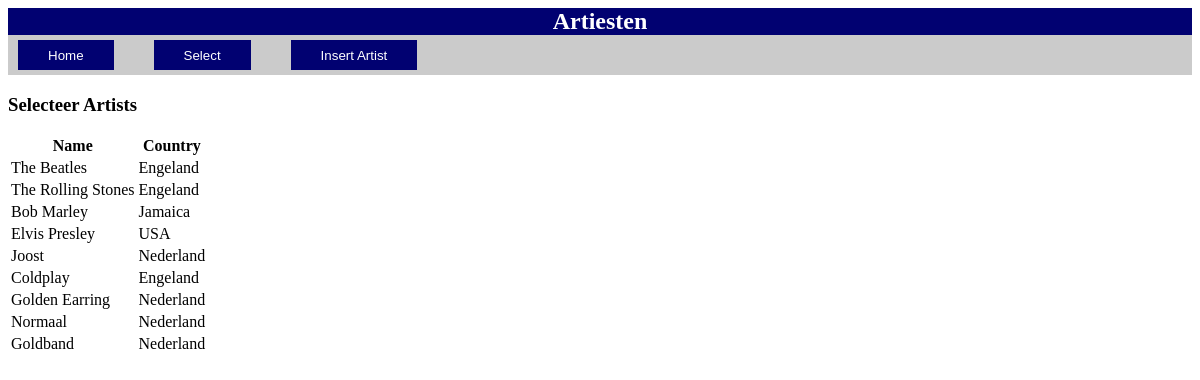
The app's page /alles.php?p=select with its own data.
### tables this page shows
CREATE TABLE `artist` (
  `id` int(11) NOT NULL,
  `name` varchar(128) NOT NULL,
  `country` varchar(64) NOT NULL
);

### content/select.php (the view, shortened to what this page needs)
<?php
include_once("dbconnection.php");
echo "<h3>Selecteer Artists</h3>";
$sql = "SELECT id, name, country FROM artist";
$result = $conn->query($sql);
if ($result->num_rows > 0) {
    echo "<table>";
    echo "<tr><th>Name</th><th>Country</th> </tr>";
    while($row = $result->fetch_assoc()) {
        echo "<tr>";
        echo "<td>" . $row["name"] . "</td>";
        echo "<td>" . $row["country"] . "</td>";
        echo "<td>";
    }}
    echo "</table>";
        ?>

### alles.php (shortened to what this page needs)
<!DOCTYPE html>
<html lang="en">
<head>
    <link rel="stylesheet" href="alles.css">
</head>
<body>
    <header>
        <nav>
            <h1 class="h1">Artiesten</h1>
        </nav>
    </header>
    <div class="flex">
    <button><div><a href="alles.php?p=home">Home</a></div></button>
    <button><div><a href="alles.php?p=select">Select</a></div></button>
    <button><div><a href="alles.php?p=insert">Insert Artist</a></div></button>
</div>
<div class="content">
    <?php
    if(isset($_GET["p"])){
        include "content/". $_GET["p"] . ".php";
    }
        ?>
        </div>
</body>
</html>

### alles.css (style rules this page uses)
.h1 { color: white; margin: auto; display: flex; justify-content: center; }
header { background-color: rgb(1, 1, 113); margin: auto; }
.flex { display: flex; background-color: rgb(203, 203, 203); }
a { margin: 3vh; text-decoration: none; color: white; }
button { background-color: rgb(1, 1, 113); border: none; margin: 5px 30px 5px 10px; width: auto; height: 30px; }
.content { margin-top: 10px; }

### records on screen
artist: name "The Beatles", country "Engeland"
artist: name "The Rolling Stones", country "Engeland"
artist: name "Bob Marley", country "Jamaica"
artist: name "Elvis Presley", country "USA"
artist: name "Joost", country "Nederland"
artist: name "Coldplay", country "Engeland"
artist: name "Golden Earring", country "Nederland"
artist: name "Normaal", country "Nederland"
artist: name "Goldband", country "Nederland"
